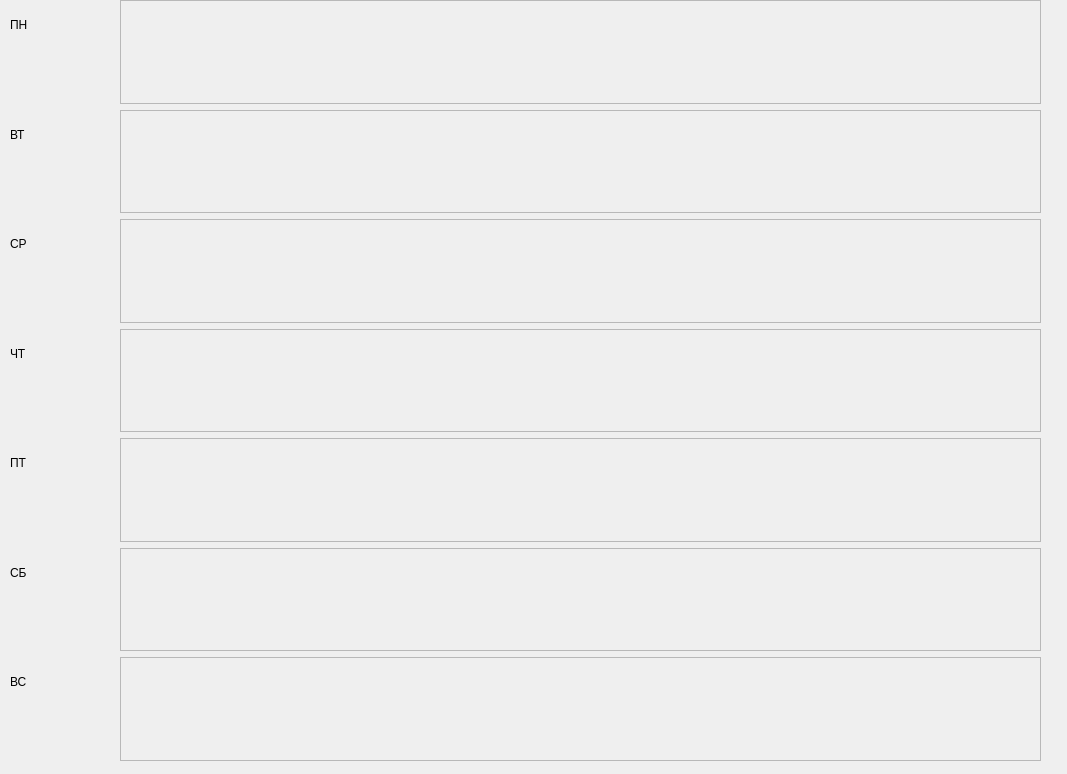
<?xml version="1.0" encoding="UTF-8"?>
<ui version="4.0">
 <class>cal_7</class>
 <widget class="QWidget" name="cal_7">
  <property name="geometry">
   <rect>
    <x>0</x>
    <y>0</y>
    <width>1067</width>
    <height>774</height>
   </rect>
  </property>
  <property name="windowTitle">
   <string>Form</string>
  </property>
  <widget class="QWidget" name="">
   <property name="geometry">
    <rect>
     <x>120</x>
     <y>0</y>
     <width>921</width>
     <height>761</height>
    </rect>
   </property>
   <layout class="QVBoxLayout" name="verticalLayout">
    <item>
     <widget class="QScrollArea" name="scrollArea_1">
      <property name="widgetResizable">
       <bool>true</bool>
      </property>
      <widget class="QWidget" name="scrollAreaWidgetContents_11">
       <property name="geometry">
        <rect>
         <x>0</x>
         <y>0</y>
         <width>917</width>
         <height>100</height>
        </rect>
       </property>
      </widget>
     </widget>
    </item>
    <item>
     <widget class="QScrollArea" name="scrollArea_2">
      <property name="widgetResizable">
       <bool>true</bool>
      </property>
      <widget class="QWidget" name="scrollAreaWidgetContents_10">
       <property name="geometry">
        <rect>
         <x>0</x>
         <y>0</y>
         <width>917</width>
         <height>101</height>
        </rect>
       </property>
      </widget>
     </widget>
    </item>
    <item>
     <widget class="QScrollArea" name="scrollArea_3">
      <property name="widgetResizable">
       <bool>true</bool>
      </property>
      <widget class="QWidget" name="scrollAreaWidgetContents_9">
       <property name="geometry">
        <rect>
         <x>0</x>
         <y>0</y>
         <width>917</width>
         <height>100</height>
        </rect>
       </property>
      </widget>
     </widget>
    </item>
    <item>
     <widget class="QScrollArea" name="scrollArea_4">
      <property name="widgetResizable">
       <bool>true</bool>
      </property>
      <widget class="QWidget" name="scrollAreaWidgetContents_8">
       <property name="geometry">
        <rect>
         <x>0</x>
         <y>0</y>
         <width>917</width>
         <height>101</height>
        </rect>
       </property>
      </widget>
     </widget>
    </item>
    <item>
     <widget class="QScrollArea" name="scrollArea_5">
      <property name="widgetResizable">
       <bool>true</bool>
      </property>
      <widget class="QWidget" name="scrollAreaWidgetContents_6">
       <property name="geometry">
        <rect>
         <x>0</x>
         <y>0</y>
         <width>917</width>
         <height>100</height>
        </rect>
       </property>
      </widget>
     </widget>
    </item>
    <item>
     <widget class="QScrollArea" name="scrollArea_6">
      <property name="widgetResizable">
       <bool>true</bool>
      </property>
      <widget class="QWidget" name="scrollAreaWidgetContents">
       <property name="geometry">
        <rect>
         <x>0</x>
         <y>0</y>
         <width>917</width>
         <height>101</height>
        </rect>
       </property>
      </widget>
     </widget>
    </item>
    <item>
     <widget class="QScrollArea" name="scrollArea_7">
      <property name="widgetResizable">
       <bool>true</bool>
      </property>
      <widget class="QWidget" name="scrollAreaWidgetContents_7">
       <property name="geometry">
        <rect>
         <x>0</x>
         <y>0</y>
         <width>917</width>
         <height>100</height>
        </rect>
       </property>
      </widget>
     </widget>
    </item>
   </layout>
  </widget>
  <widget class="QWidget" name="">
   <property name="geometry">
    <rect>
     <x>10</x>
     <y>0</y>
     <width>101</width>
     <height>761</height>
    </rect>
   </property>
   <layout class="QVBoxLayout" name="verticalLayout_9">
    <item>
     <layout class="QVBoxLayout" name="verticalLayout_2">
      <item>
       <widget class="QLabel" name="label">
        <property name="text">
         <string>ПН</string>
        </property>
       </widget>
      </item>
      <item>
       <widget class="QLabel" name="date1">
        <property name="text">
         <string/>
        </property>
       </widget>
      </item>
     </layout>
    </item>
    <item>
     <layout class="QVBoxLayout" name="verticalLayout_3">
      <item>
       <widget class="QLabel" name="label_3">
        <property name="text">
         <string>ВТ</string>
        </property>
       </widget>
      </item>
      <item>
       <widget class="QLabel" name="date2">
        <property name="text">
         <string/>
        </property>
       </widget>
      </item>
     </layout>
    </item>
    <item>
     <layout class="QVBoxLayout" name="verticalLayout_4">
      <item>
       <widget class="QLabel" name="label_5">
        <property name="text">
         <string>СР</string>
        </property>
       </widget>
      </item>
      <item>
       <widget class="QLabel" name="date3">
        <property name="text">
         <string/>
        </property>
       </widget>
      </item>
     </layout>
    </item>
    <item>
     <layout class="QVBoxLayout" name="verticalLayout_5">
      <item>
       <widget class="QLabel" name="label_7">
        <property name="text">
         <string>ЧТ</string>
        </property>
       </widget>
      </item>
      <item>
       <widget class="QLabel" name="date4">
        <property name="text">
         <string/>
        </property>
       </widget>
      </item>
     </layout>
    </item>
    <item>
     <layout class="QVBoxLayout" name="verticalLayout_6">
      <item>
       <widget class="QLabel" name="label_9">
        <property name="text">
         <string>ПТ</string>
        </property>
       </widget>
      </item>
      <item>
       <widget class="QLabel" name="date5">
        <property name="text">
         <string/>
        </property>
       </widget>
      </item>
     </layout>
    </item>
    <item>
     <layout class="QVBoxLayout" name="verticalLayout_7">
      <item>
       <widget class="QLabel" name="label_11">
        <property name="text">
         <string>СБ</string>
        </property>
       </widget>
      </item>
      <item>
       <widget class="QLabel" name="date6">
        <property name="text">
         <string/>
        </property>
       </widget>
      </item>
     </layout>
    </item>
    <item>
     <layout class="QVBoxLayout" name="verticalLayout_8">
      <item>
       <widget class="QLabel" name="label_13">
        <property name="text">
         <string>ВС</string>
        </property>
       </widget>
      </item>
      <item>
       <widget class="QLabel" name="date7">
        <property name="text">
         <string/>
        </property>
       </widget>
      </item>
     </layout>
    </item>
   </layout>
  </widget>
 </widget>
 <resources/>
 <connections/>
</ui>
